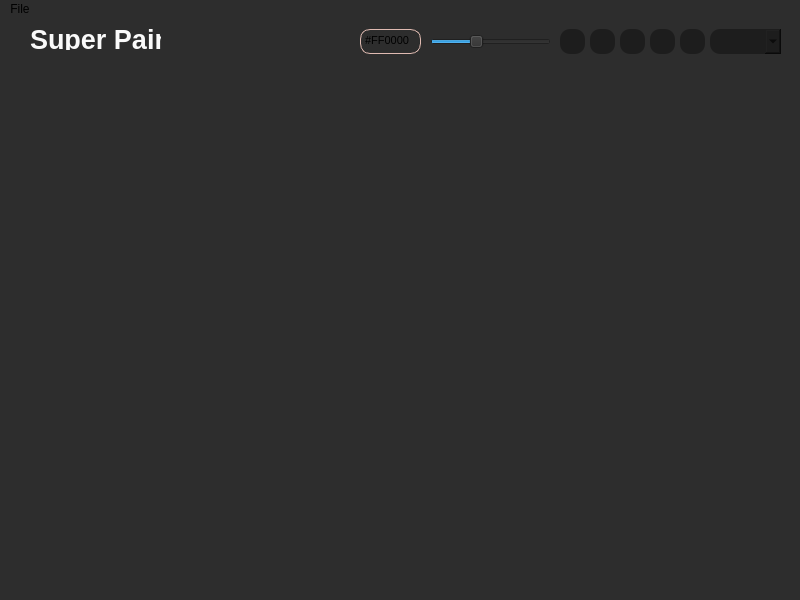
<?xml version="1.0" encoding="UTF-8"?>
<ui version="4.0">
 <class>MainWindow</class>
 <widget class="QMainWindow" name="MainWindow">
  <property name="geometry">
   <rect>
    <x>0</x>
    <y>0</y>
    <width>800</width>
    <height>600</height>
   </rect>
  </property>
  <property name="windowTitle">
   <string>MainWindow</string>
  </property>
  <property name="styleSheet">
   <string notr="true">background-color: #2d2d2d;</string>
  </property>
  <widget class="QWidget" name="centralwidget">
   <widget class="QLabel" name="label">
    <property name="geometry">
     <rect>
      <x>30</x>
      <y>10</y>
      <width>131</width>
      <height>21</height>
     </rect>
    </property>
    <property name="font">
     <font>
      <pointsize>20</pointsize>
      <weight>75</weight>
      <bold>true</bold>
     </font>
    </property>
    <property name="styleSheet">
     <string notr="true">color:#fafafa;</string>
    </property>
    <property name="text">
     <string>Super Paint</string>
    </property>
   </widget>
   <widget class="QTextEdit" name="txtColor">
    <property name="geometry">
     <rect>
      <x>360</x>
      <y>10</y>
      <width>61</width>
      <height>25</height>
     </rect>
    </property>
    <property name="styleSheet">
     <string notr="true">border: 1px solid #DFBAB1;
border-radius: 10px;</string>
    </property>
    <property name="html">
     <string>&lt;!DOCTYPE HTML PUBLIC &quot;-//W3C//DTD HTML 4.0//EN&quot; &quot;http://www.w3.org/TR/REC-html40/strict.dtd&quot;&gt;
&lt;html&gt;&lt;head&gt;&lt;meta name=&quot;qrichtext&quot; content=&quot;1&quot; /&gt;&lt;style type=&quot;text/css&quot;&gt;
p, li { white-space: pre-wrap; }
&lt;/style&gt;&lt;/head&gt;&lt;body style=&quot; font-family:'MS Shell Dlg 2'; font-size:7.8pt; font-weight:400; font-style:normal;&quot;&gt;
&lt;p style=&quot; margin-top:0px; margin-bottom:0px; margin-left:0px; margin-right:0px; -qt-block-indent:0; text-indent:0px;&quot;&gt;&lt;span style=&quot; font-size:8pt;&quot;&gt;#FF0000&lt;/span&gt;&lt;/p&gt;&lt;/body&gt;&lt;/html&gt;</string>
    </property>
   </widget>
   <widget class="QPushButton" name="btnPincel">
    <property name="geometry">
     <rect>
      <x>560</x>
      <y>10</y>
      <width>25</width>
      <height>25</height>
     </rect>
    </property>
    <property name="styleSheet">
     <string notr="true">background-color:#1d1d1d;
border: none;
border-radius: 10px;</string>
    </property>
    <property name="text">
     <string/>
    </property>
    <property name="icon">
     <iconset>
      <normaloff>../../../../../Downloads/superpaint-main/superpaint-main/icons/brush.png</normaloff>../../../../../Downloads/superpaint-main/superpaint-main/icons/brush.png</iconset>
    </property>
   </widget>
   <widget class="QPushButton" name="btnBorrador">
    <property name="geometry">
     <rect>
      <x>590</x>
      <y>10</y>
      <width>25</width>
      <height>25</height>
     </rect>
    </property>
    <property name="styleSheet">
     <string notr="true">background-color:#1d1d1d;
border: none;
border-radius: 10px;</string>
    </property>
    <property name="text">
     <string/>
    </property>
    <property name="icon">
     <iconset>
      <normaloff>../../../../../Downloads/superpaint-main/superpaint-main/icons/eraser.png</normaloff>../../../../../Downloads/superpaint-main/superpaint-main/icons/eraser.png</iconset>
    </property>
   </widget>
   <widget class="QPushButton" name="btnCuadro">
    <property name="geometry">
     <rect>
      <x>620</x>
      <y>10</y>
      <width>25</width>
      <height>25</height>
     </rect>
    </property>
    <property name="styleSheet">
     <string notr="true">background-color:#1d1d1d;
border: none;
border-radius: 10px;</string>
    </property>
    <property name="text">
     <string/>
    </property>
    <property name="icon">
     <iconset>
      <normaloff>../../../../../Downloads/superpaint-main/superpaint-main/icons/square.png</normaloff>../../../../../Downloads/superpaint-main/superpaint-main/icons/square.png</iconset>
    </property>
   </widget>
   <widget class="QPushButton" name="btnLinea">
    <property name="geometry">
     <rect>
      <x>650</x>
      <y>10</y>
      <width>25</width>
      <height>25</height>
     </rect>
    </property>
    <property name="styleSheet">
     <string notr="true">background-color:#1d1d1d;
border: none;
border-radius: 10px;</string>
    </property>
    <property name="text">
     <string/>
    </property>
    <property name="icon">
     <iconset>
      <normaloff>../../../../../Downloads/superpaint-main/superpaint-main/icons/line.png</normaloff>../../../../../Downloads/superpaint-main/superpaint-main/icons/line.png</iconset>
    </property>
   </widget>
   <widget class="QPushButton" name="btnGuardar">
    <property name="geometry">
     <rect>
      <x>680</x>
      <y>10</y>
      <width>25</width>
      <height>25</height>
     </rect>
    </property>
    <property name="styleSheet">
     <string notr="true">background-color:#1d1d1d;
border: none;
border-radius: 10px;</string>
    </property>
    <property name="text">
     <string/>
    </property>
    <property name="icon">
     <iconset>
      <normaloff>../../../../../Downloads/superpaint-main/superpaint-main/icons/save.png</normaloff>../../../../../Downloads/superpaint-main/superpaint-main/icons/save.png</iconset>
    </property>
   </widget>
   <widget class="QComboBox" name="comboDibujos">
    <property name="geometry">
     <rect>
      <x>710</x>
      <y>10</y>
      <width>71</width>
      <height>25</height>
     </rect>
    </property>
    <property name="styleSheet">
     <string notr="true">background-color:#1d1d1d;
border: none;
border-radius: 10px;</string>
    </property>
   </widget>
   <widget class="QSlider" name="slider">
    <property name="geometry">
     <rect>
      <x>430</x>
      <y>15</y>
      <width>121</width>
      <height>16</height>
     </rect>
    </property>
    <property name="minimum">
     <number>1</number>
    </property>
    <property name="maximum">
     <number>80</number>
    </property>
    <property name="value">
     <number>30</number>
    </property>
    <property name="orientation">
     <enum>Qt::Horizontal</enum>
    </property>
   </widget>
   <widget class="Canvas" name="widget" native="true">
    <property name="geometry">
     <rect>
      <x>60</x>
      <y>60</y>
      <width>600</width>
      <height>600</height>
     </rect>
    </property>
   </widget>
  </widget>
  <widget class="QMenuBar" name="menubar">
   <property name="geometry">
    <rect>
     <x>0</x>
     <y>0</y>
     <width>800</width>
     <height>26</height>
    </rect>
   </property>
   <widget class="QMenu" name="menuFile">
    <property name="title">
     <string>File</string>
    </property>
    <addaction name="actionOpen"/>
   </widget>
   <addaction name="menuFile"/>
  </widget>
  <widget class="QStatusBar" name="statusbar"/>
  <action name="actionOpen">
   <property name="text">
    <string>Open</string>
   </property>
  </action>
 </widget>
 <customwidgets>
  <customwidget>
   <class>Canvas</class>
   <extends>QWidget</extends>
   <header>canvas</header>
   <container>1</container>
  </customwidget>
 </customwidgets>
 <resources/>
 <connections/>
</ui>
